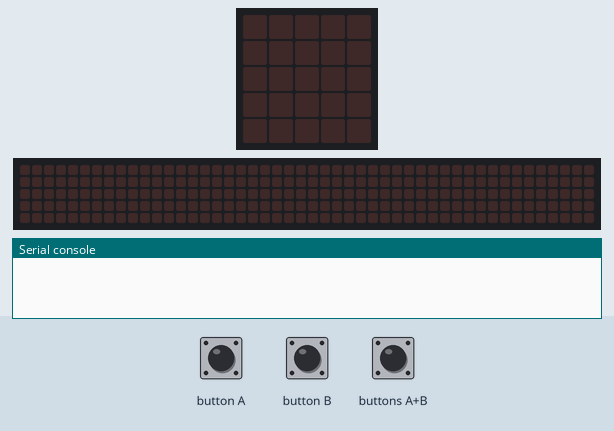
This program was run on a simulated BBC micro:bit (MakeCode). On the bench: the board's 5×5 LED display, a strip that is not on the board, showing the scrolling text unrolled, the last lines printed to the serial console. Inputs (shaded band) come from the test bench. No radio messages arrive unless stated (any console line starting 'radio sent:' is added by the test bench); the 48×5 strip is a reading aid, not a part: it shows the text the display is scrolling, unrolled, one strip-width of it at a time.

Above: at 1.2 s.
1.3 s: button A pressed for 0.15 s
At 1.9 s:
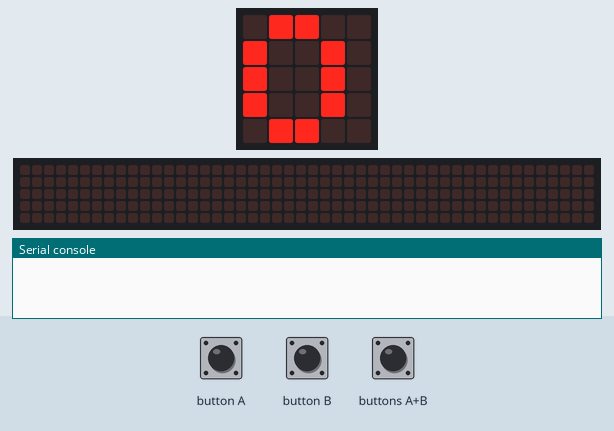
3.0 s: button B pressed for 0.15 s
At 4.4 s:
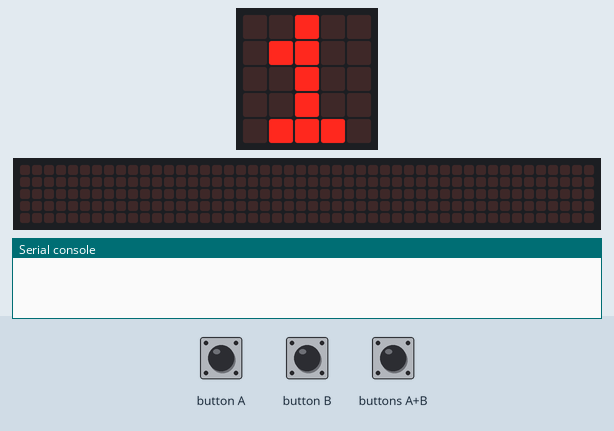
4.7 s: buttons A+B pressed for 0.15 s
At 7.32 s:
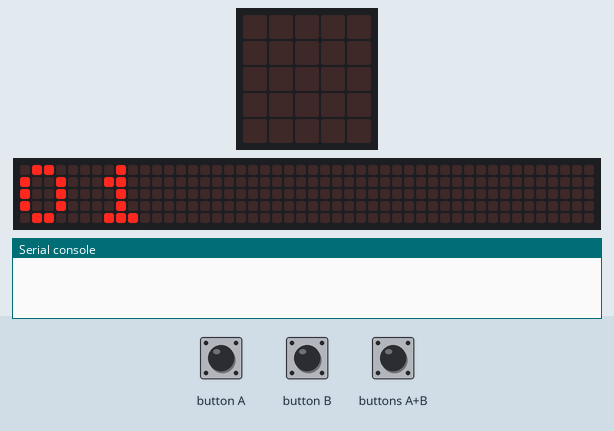
7.7 s: button A pressed for 0.15 s
At 9.1 s:
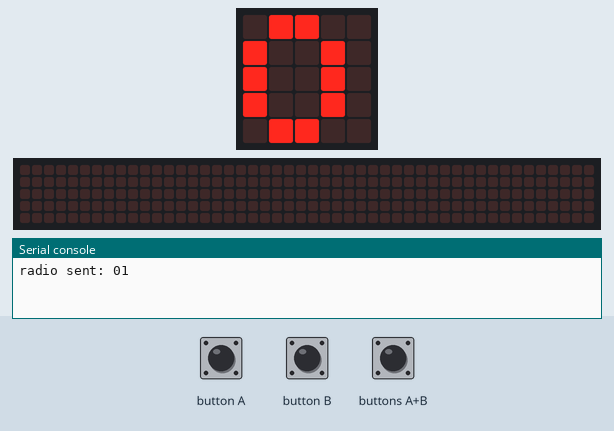
9.4 s: button B pressed for 0.15 s
At 10.4 s:
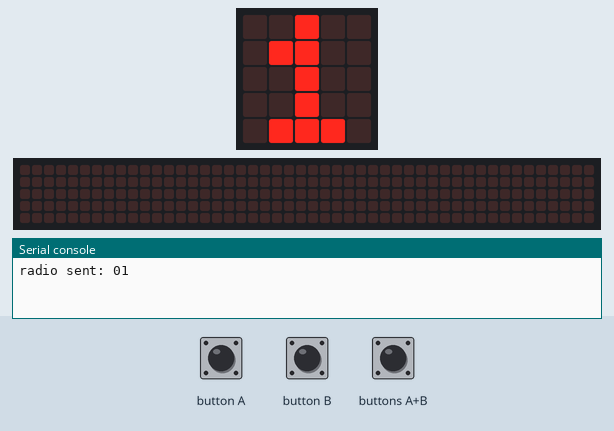
11.1 s: buttons A+B pressed for 1 s
At 12.17 s:
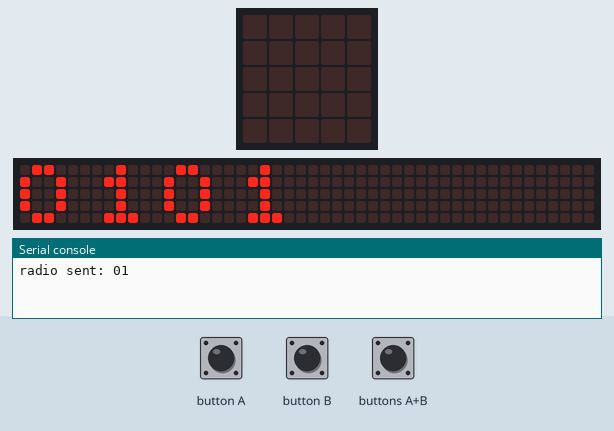
Timing chart, 0 to 14.1 s (numbered marks = the images above; inputs shaded):
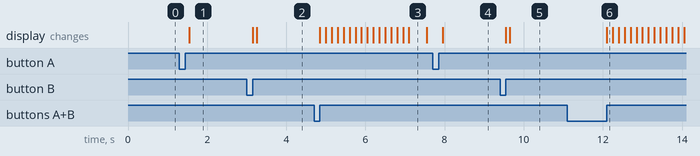

The program:

transmitter.py
```python
binary_code = ""
radio.set_group(3)

def on_button_pressed_a():
    global binary_code
    basic.clear_screen()
    basic.pause(100)
    basic.show_number(0)
    binary_code += "0"

input.on_button_pressed(Button.A, on_button_pressed_a)


def on_button_pressed_b():
    global binary_code

    basic.clear_screen()
    basic.pause(100)
    basic.show_number(1)
    binary_code += "1"

input.on_button_pressed(Button.B, on_button_pressed_b)


def on_button_pressed_ab():
    basic.clear_screen()
    basic.show_string(binary_code)
    radio.send_string(binary_code)

input.on_button_pressed(Button.AB, on_button_pressed_ab)
```

Measured:
- after the input at 1.3 s, the display: changes after 0.25 s (image 1)
- after the input at 3.0 s, the display: first changes after 0.15 s (image 2 shows a later state)
- after the input at 4.7 s, the display: changes after 0.15 s (image 3)
- after the input at 7.7 s, the display: changes after 0.25 s (image 4)
- after the input at 9.4 s, the display: first changes after 0.15 s (image 5 shows a later state)
- after the input at 11.1 s, the display: changes after 1.0 s (image 6)
- what the display in image 3 shows lasts 0.5 s, from 7.1 s to 7.6 s
